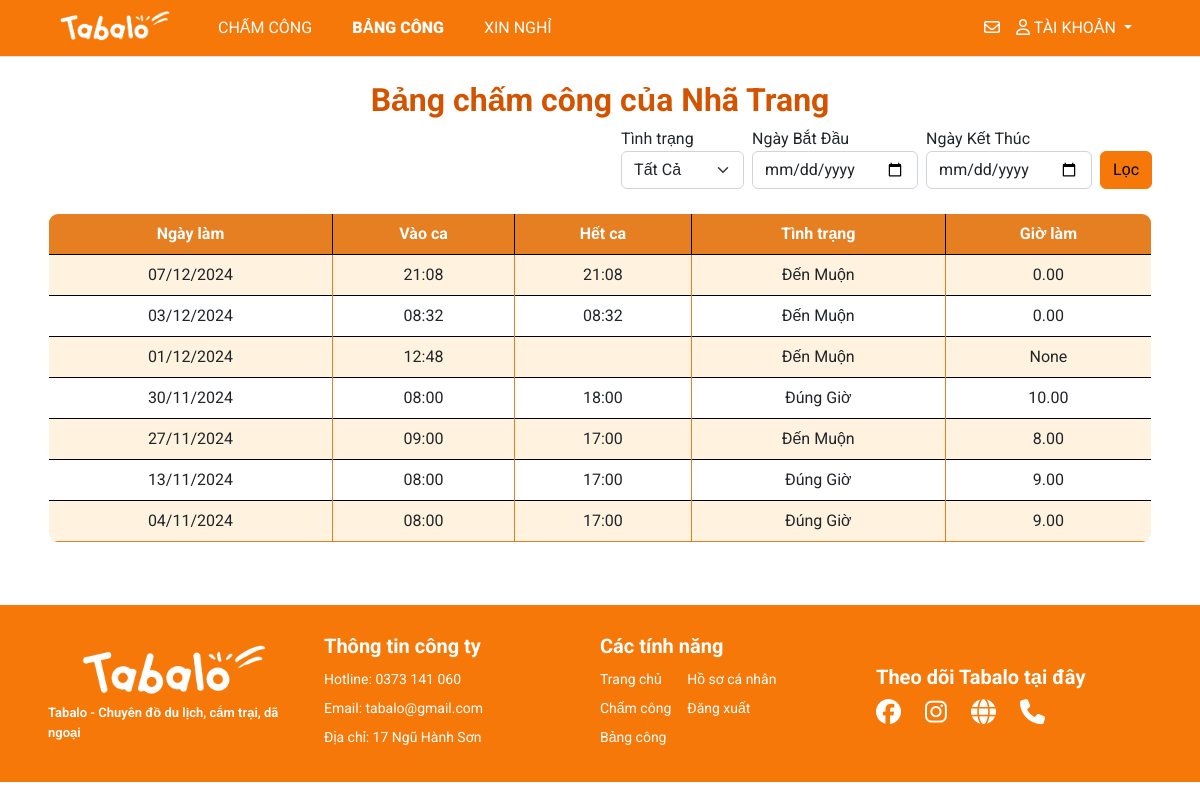
The app's page /sheet/33trangnha/ (signed in) with its own data.
### myapp/models.py (models this page shows, shortened)
class Sheet(models.Model):
    user=models.ForeignKey(User,on_delete=models.CASCADE)
    date=models.DateField()
    checkin=models.TimeField()
    checkout=models.TimeField(blank=True, null=True)
    work_hour=models.DecimalField(max_digits=5, decimal_places=2, blank=True, null=True)
    status=models.CharField(max_length=20, choices=[('Đúng Giờ', 'Đúng Giờ'), ('Đến Muộn', 'Đến Muộn')], default='Đúng Giờ')
    ot = models.IntegerField(null=True, blank=True, default=1)
    late_time = models.IntegerField(null=True, blank=True, default=0)  # Add late_time field

### myapp/views.py (the view)
# urls.py: path('sheet/', views.main_sheet, name='main-sheet'),
def sheet(request, username):
    try:
        user = User.objects.get(username=username)
    except User.DoesNotExist:
        user = None
    if user and request.user.is_authenticated:
        if request.user.username == username:
            title = f'Bảng chấm công {username}'
            sheets = Sheet.objects.filter(user=user).order_by('-date')
            sheets.total_hour = sheets.aggregate(total_hour=Sum('work_hour'))['total_hour']
            sheets.count_late = sheets.filter(status='Muộn').count()
            status = request.GET.get('status', '')
            start_date = request.GET.get('start-date', '')
            end_date = request.GET.get('end-date', '')
            if status:
                sheets = sheets.filter(status=status)
            if start_date and end_date:
                sheets = sheets.filter(date__range=[start_date, end_date])
            elif start_date:
                sheets = sheets.filter(date__range=[start_date, datetime.now().date()])
            elif end_date:
                sheets = sheets.filter(date__range=[datetime.now().date(), end_date])
            context = {'title': title,
                        'start_date': start_date,
                        'end_date': end_date,
                        'status': status,
                       'sheets': sheets}
            return render(request, 'pages/sheet.html', context)
        else:
            messages.warning(request, 'Hãy vào tài khoản của mình để xem')
            return redirect('sheet', username=request.user.username)
    else:
        messages.error(request, 'Vui lòng đăng nhập')
        return redirect('home')

### management/context_processors.py (called while the page is built)
def pending_dayoff(request):
  count_pending = DayOffRequest.objects.filter(status='pending').count()
  return {'count_pending': count_pending}

### templates/pages/sheet.html (shortened to what this page needs)
{% extends '../layouts/base.html' %}
{% block main %}
<br>
<h1 style="text-align: center; font-size: 2rem; font-weight: bold; color: #D35400;">Bảng chấm công của {{ request.user.first_name }} {{ request.user.last_name }}</h1>
{% include 'partials/filter_sheet.html' %}
<br>
<table class="table table-hover table-bordered custom-border" style="border-radius: 10px; overflow: hidden;">
  <thead class="bg-tab text-white" style="background-color: #E67E22;">
    <tr>
      <th scope="col" class="text-center" style="vertical-align: middle;">Ngày làm</th>
      <th scope="col" class="text-center" style="vertical-align: middle;">Vào ca</th>
      <th scope="col" class="text-center" style="vertical-align: middle;">Hết ca</th>
      <th scope="col" class="text-center" style="vertical-align: middle;">Tình trạng</th>
      <th scope="col" class="text-center" style="vertical-align: middle;">Giờ làm</th>
    </tr>
  </thead>
  <tbody>
    {% for sheet in sheets %}
    <tr style="transition: background-color 0.3s;">
      <td class="text-center align-middle border-cell">{{ sheet.date|date:"d/m/Y" }}</td>
      <td class="text-center align-middle border-cell">{{ sheet.checkin|date:"H:i" }}</td>
      <td class="text-center align-middle border-cell">{{ sheet.checkout|date:"H:i" }}</td>
      <td class="text-center align-middle border-cell">{{ sheet.status }}</td>
      <td class="text-center align-middle border-cell">{{ sheet.work_hour }}</td>
    </tr>
    {% endfor %}
  </tbody>
</table>
<br>
{% endblock %}

### static/styles/style.css (style rules this page uses)
.bg-tab { background-color: #FF983E !important; }
table { border-collapse: collapse; border: 1px solid #000 !important; }
table th, table td { border: 1px solid #000000; }

### templates/pages/sheet.html (style rules this page uses)
.table-bordered tbody tr:nth-child(odd) { background-color: #FFF3E0; }
.table-bordered tbody tr:nth-child(even) { background-color: #FFFFFF; }
.bg-tab { background-color: #E67E22 !important; color: white !important; }
.custom-border { border: 3px solid #E67E22; border-radius: 10px; }
.border-cell { border: 1px solid #E67E22; }
.table-bordered tbody tr:last-child { border-bottom: 2px solid #E67E22; }

### records on screen
Sheet: date "07/12/2024", checkin "21:08", checkout "21:08", status "Đến Muộn", work_hour "0.00"
Sheet: date "03/12/2024", checkin "08:32", checkout "08:32", status "Đến Muộn", work_hour "0.00"
Sheet: date "01/12/2024", checkin "12:48", status "Đến Muộn", work_hour "None"
Sheet: date "30/11/2024", checkin "08:00", checkout "18:00", status "Đúng Giờ", work_hour "10.00"
Sheet: date "27/11/2024", checkin "09:00", checkout "17:00", status "Đến Muộn", work_hour "8.00"
Sheet: date "13/11/2024", checkin "08:00", checkout "17:00", status "Đúng Giờ", work_hour "9.00"
Sheet: date "04/11/2024", checkin "08:00", checkout "17:00", status "Đúng Giờ", work_hour "9.00"

### other values on screen
{{ request.user.first_name }} "Nhã"
{{ request.user.last_name }} "Trang"
